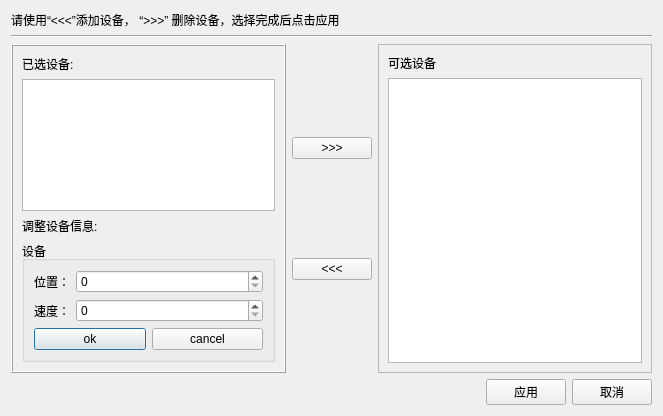
<?xml version="1.0" encoding="UTF-8"?>
<ui version="4.0">
 <class>EditingDevDialog</class>
 <widget class="QDialog" name="EditingDevDialog">
  <property name="geometry">
   <rect>
    <x>0</x>
    <y>0</y>
    <width>663</width>
    <height>416</height>
   </rect>
  </property>
  <property name="windowTitle">
   <string>Dialog</string>
  </property>
  <layout class="QVBoxLayout" name="verticalLayout_2">
   <item>
    <widget class="QLabel" name="tipsLabel">
     <property name="text">
      <string>请使用“&lt;&lt;&lt;”添加设备， “&gt;&gt;&gt;” 删除设备，选择完成后点击应用</string>
     </property>
    </widget>
   </item>
   <item>
    <widget class="Line" name="line">
     <property name="orientation">
      <enum>Qt::Horizontal</enum>
     </property>
    </widget>
   </item>
   <item>
    <layout class="QHBoxLayout" name="horizontalLayout_2">
     <item>
      <widget class="QFrame" name="frame">
       <property name="frameShape">
        <enum>QFrame::Box</enum>
       </property>
       <property name="frameShadow">
        <enum>QFrame::Raised</enum>
       </property>
       <layout class="QVBoxLayout" name="verticalLayout_3">
        <item>
         <widget class="QLabel" name="label_3">
          <property name="text">
           <string>已选设备:</string>
          </property>
         </widget>
        </item>
        <item>
         <widget class="QListWidget" name="selectedListWidget"/>
        </item>
        <item>
         <widget class="QLabel" name="label_5">
          <property name="text">
           <string>调整设备信息:</string>
          </property>
         </widget>
        </item>
        <item>
         <widget class="QGroupBox" name="devGroupBox">
          <property name="title">
           <string>设备</string>
          </property>
          <layout class="QVBoxLayout" name="verticalLayout_5">
           <item>
            <layout class="QHBoxLayout" name="horizontalLayout_3">
             <item>
              <widget class="QLabel" name="label">
               <property name="text">
                <string>位置：</string>
               </property>
               <property name="alignment">
                <set>Qt::AlignCenter</set>
               </property>
              </widget>
             </item>
             <item>
              <widget class="QSpinBox" name="posSpinBox">
               <property name="sizePolicy">
                <sizepolicy hsizetype="Expanding" vsizetype="Fixed">
                 <horstretch>0</horstretch>
                 <verstretch>0</verstretch>
                </sizepolicy>
               </property>
              </widget>
             </item>
            </layout>
           </item>
           <item>
            <layout class="QHBoxLayout" name="horizontalLayout_4">
             <item>
              <widget class="QLabel" name="label_2">
               <property name="text">
                <string>速度：</string>
               </property>
               <property name="alignment">
                <set>Qt::AlignCenter</set>
               </property>
              </widget>
             </item>
             <item>
              <widget class="QSpinBox" name="speedSpinBox">
               <property name="sizePolicy">
                <sizepolicy hsizetype="Expanding" vsizetype="Fixed">
                 <horstretch>0</horstretch>
                 <verstretch>0</verstretch>
                </sizepolicy>
               </property>
              </widget>
             </item>
            </layout>
           </item>
           <item>
            <layout class="QHBoxLayout" name="horizontalLayout_5">
             <item>
              <widget class="QPushButton" name="okUserChangedPushButton">
               <property name="text">
                <string>ok</string>
               </property>
              </widget>
             </item>
             <item>
              <widget class="QPushButton" name="cancelUserChangedPushButton">
               <property name="text">
                <string>cancel</string>
               </property>
              </widget>
             </item>
            </layout>
           </item>
          </layout>
         </widget>
        </item>
       </layout>
      </widget>
     </item>
     <item>
      <layout class="QVBoxLayout" name="verticalLayout">
       <item>
        <widget class="QPushButton" name="rmPushButton">
         <property name="text">
          <string>&gt;&gt;&gt;</string>
         </property>
         <property name="autoDefault">
          <bool>false</bool>
         </property>
        </widget>
       </item>
       <item>
        <widget class="QPushButton" name="addPushButton">
         <property name="text">
          <string>&lt;&lt;&lt;</string>
         </property>
         <property name="autoDefault">
          <bool>false</bool>
         </property>
        </widget>
       </item>
      </layout>
     </item>
     <item>
      <widget class="QFrame" name="frame_2">
       <property name="frameShape">
        <enum>QFrame::StyledPanel</enum>
       </property>
       <property name="frameShadow">
        <enum>QFrame::Raised</enum>
       </property>
       <layout class="QVBoxLayout" name="verticalLayout_4">
        <item>
         <widget class="QLabel" name="label_4">
          <property name="text">
           <string>可选设备</string>
          </property>
         </widget>
        </item>
        <item>
         <widget class="QListWidget" name="optionListWidget"/>
        </item>
       </layout>
      </widget>
     </item>
    </layout>
   </item>
   <item>
    <layout class="QHBoxLayout" name="horizontalLayout">
     <item>
      <spacer name="horizontalSpacer">
       <property name="orientation">
        <enum>Qt::Horizontal</enum>
       </property>
       <property name="sizeHint" stdset="0">
        <size>
         <width>40</width>
         <height>20</height>
        </size>
       </property>
      </spacer>
     </item>
     <item>
      <widget class="QPushButton" name="applyPushButton">
       <property name="text">
        <string>应用</string>
       </property>
       <property name="autoDefault">
        <bool>false</bool>
       </property>
      </widget>
     </item>
     <item>
      <widget class="QPushButton" name="cancelPushButton">
       <property name="text">
        <string>取消</string>
       </property>
       <property name="autoDefault">
        <bool>true</bool>
       </property>
      </widget>
     </item>
    </layout>
   </item>
  </layout>
 </widget>
 <resources/>
 <connections/>
</ui>
